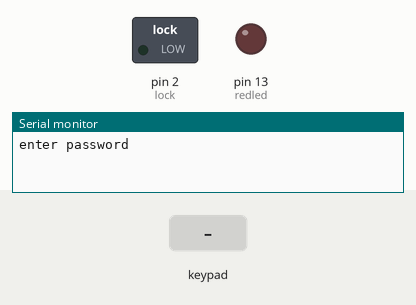
The sketch below on a simulated Arduino Uno, built with avr-gcc and run on an emulated ATmega328P. On the bench: switched loads named in the sketch (green lamp = pin HIGH), output pins drawn as LEDs (lit = HIGH), the last lines printed to the serial monitor. Inputs (shaded band) come from the test bench.

Above: at 1.2 s.
1.3 s: keypad keys 1 2 3 4 * pressed 0.4 s apart
At 3.9 s:
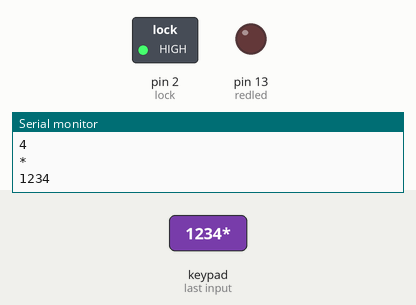
4.8 s: key '*' pressed
7.8 s: key '#' pressed
Timing chart, 0 to 10.8 s (numbered marks = the images above; inputs shaded):
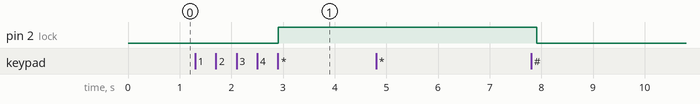

The sketch:

Code.ino
```cpp
//Prateek
//wwww.justdoelectronics.com
//https://www.youtube.com/c/JustDoElectronics/videos


//Prteek
//www.prateeks.in

#include <Keypad.h>
const byte ROWS = 4;
const byte COLS = 3;
char keys[ROWS][COLS] = {
  { '1', '2', '3' },
  { '4', '5', '6' },
  { '7', '8', '9' },
  { '*', '0', '#' }
};
byte rowPins[ROWS] = { 12, 11, 10, 9 };
byte colPins[COLS] = { 8, 7, 6 };

Keypad keypad = Keypad(makeKeymap(keys), rowPins, colPins, ROWS, COLS);
String password = "1234";
String mypassword;

int redled = 13;
int lock = 2;

int counter = 0;
int attempts = 0;
int max_attempts = 3;

void setup() {
  Serial.begin(9600);

  pinMode(redled, OUTPUT);
  pinMode(lock, OUTPUT);

  digitalWrite(redled, LOW);
  digitalWrite(lock, LOW);

  Serial.println("enter password");
}

void loop() {

  keypadfunction();
}

void keypadfunction() {
  char key = keypad.getKey();

  if (key) {
    Serial.println(key);
    counter = counter + 1;
  }
  if (key == '1') {

    mypassword = mypassword + 1;
  }

  if (key == '2') {

    mypassword = mypassword + 2;
  }

  if (key == '3') {

    mypassword = mypassword + 3;
  }

  if (key == '4') {

    mypassword = mypassword + 4;
  }

  if (key == '5') {

    mypassword = mypassword + 5;
  }

  if (key == '6') {

    mypassword = mypassword + 6;
  }

  if (key == '7') {

    mypassword = mypassword + 7;
  }

  if (key == '8') {

    mypassword = mypassword + 8;
  }

  if (key == '9') {

    mypassword = mypassword + 9;
  }

  if (key == '0') {

    mypassword = mypassword + 0;
  }


  if (key == '*') {
    Serial.println(mypassword);

    if (password == mypassword) {
      digitalWrite(lock, HIGH);
      delay(5000);
      digitalWrite(lock, LOW);
      mypassword = "";
      counter = 0;
    } else {
      Serial.println("wrong");
      digitalWrite(lock, LOW);
      attempts = attempts + 1;
      if (attempts >= max_attempts) {
        digitalWrite(redled, HIGH);
        delay(5000);
        digitalWrite(redled, LOW);
        attempts = 0;
      }
      mypassword = "";
      counter = 0;
    }
  }
}
```

Measured:
- after the input at 1.3 s, pin 2 (lock): LOW → HIGH after 1.6 s
- after the input at 4.8 s, every drawn part: stays the same
